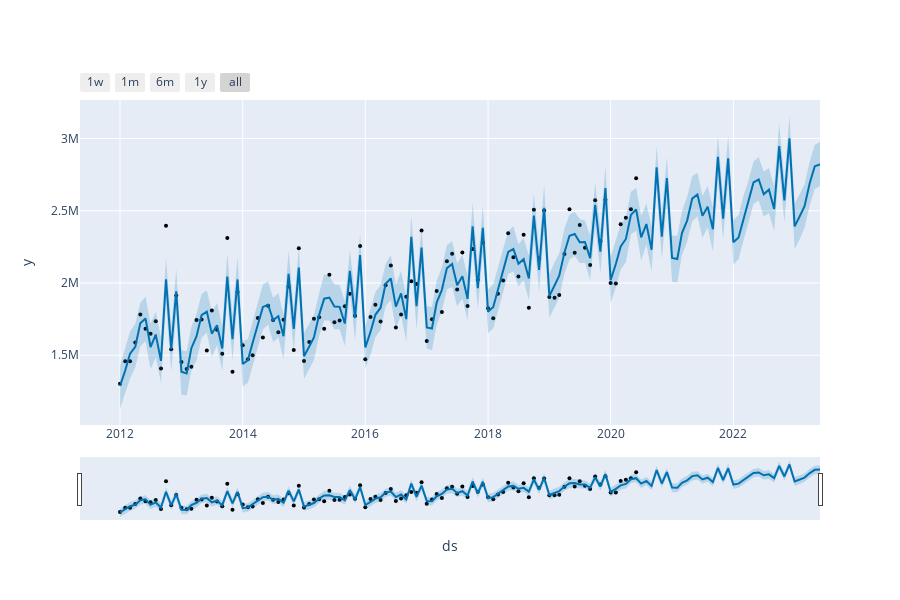

Notebook source saved alongside this figure:
### Code cell
#4. Interactive Graph + trend components
fig = plot_plotly(m, forecast)
py.iplot(fig)

m.plot_components(forecast)
